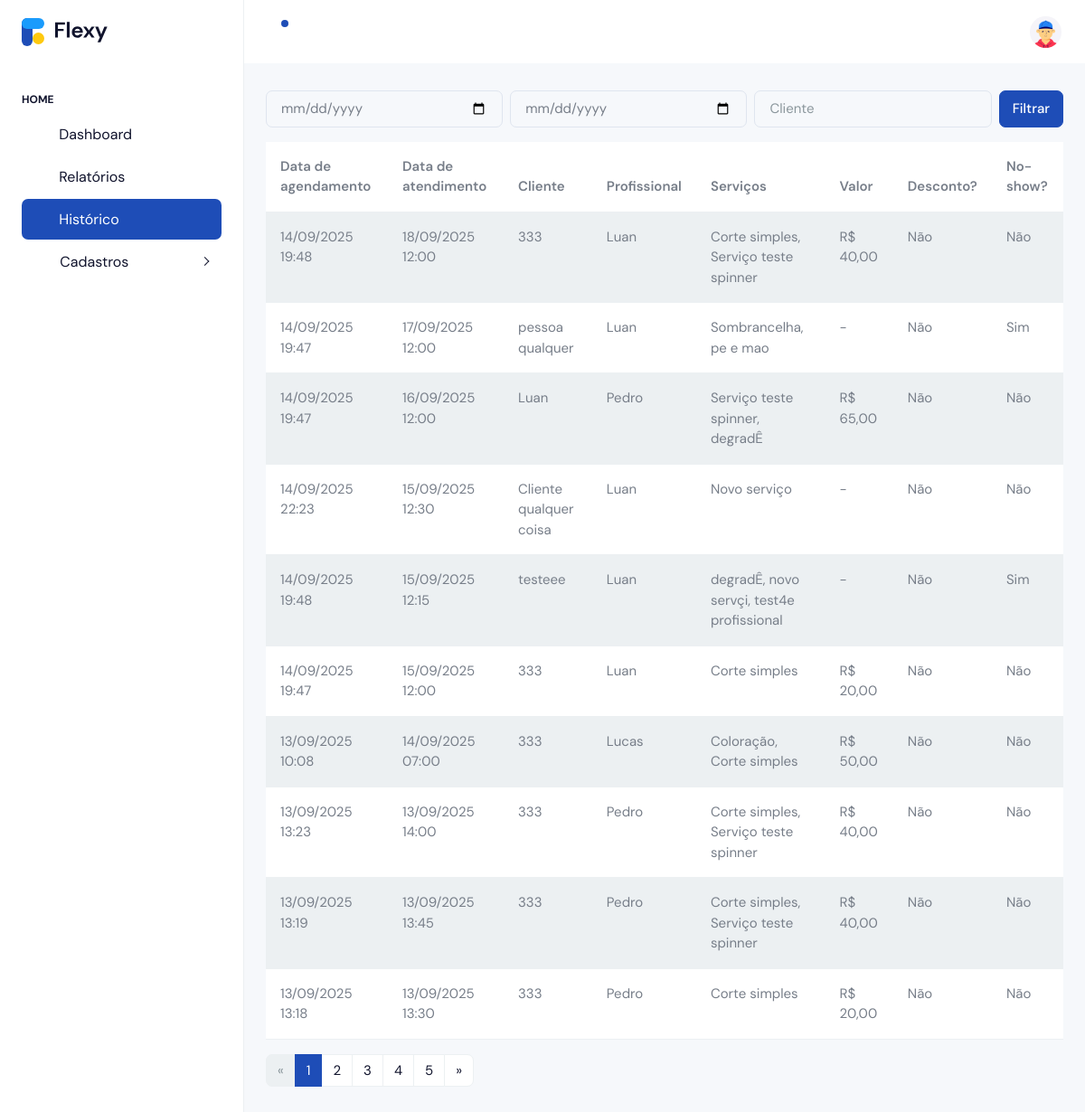
Page /home/historico/ (signed in) on the earlier database version.
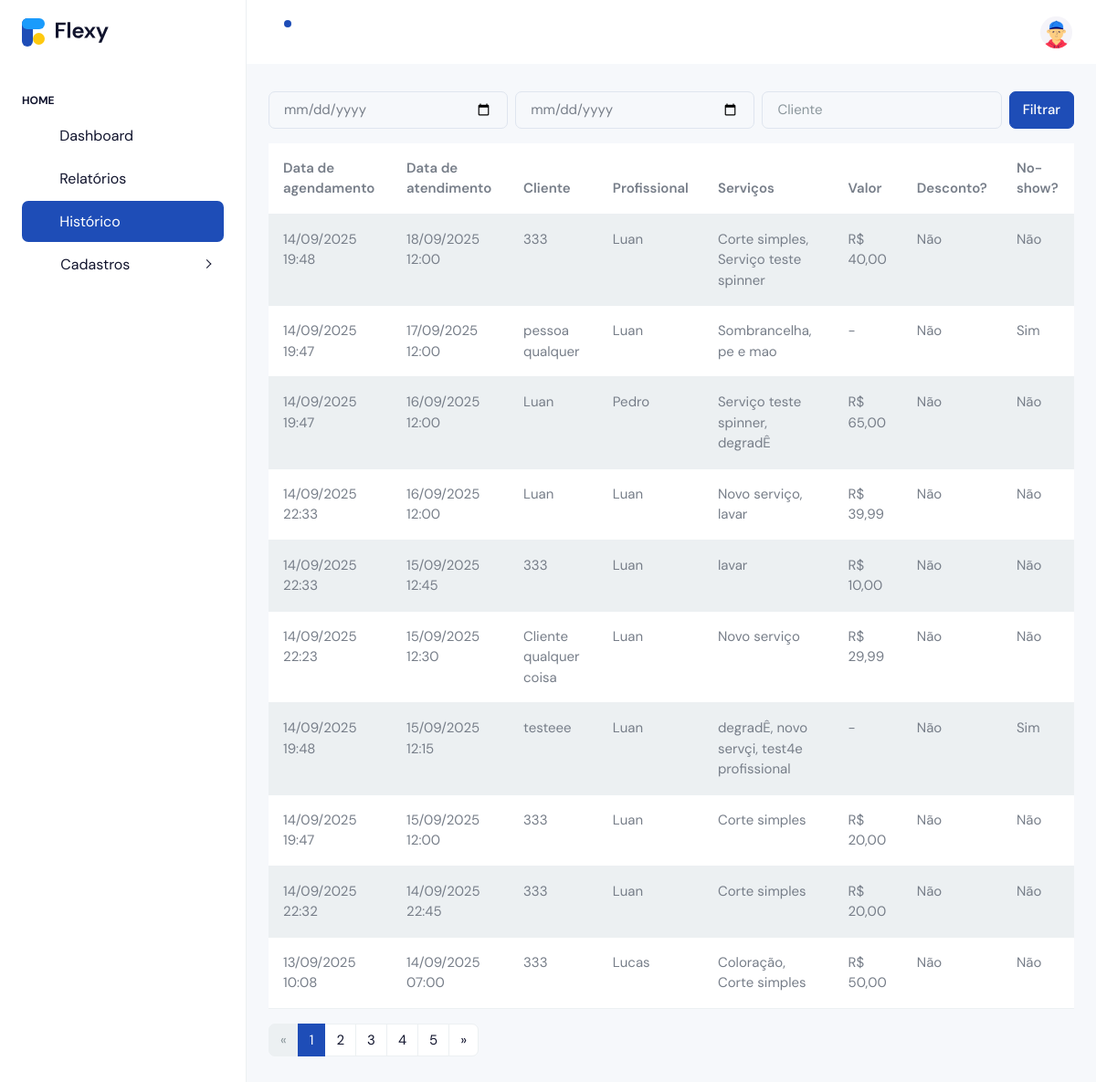
Same page on the later database version.
### apps/appointments/models.py (models this page shows, shortened)
class Agendamento(models.Model):
    cliente = models.ForeignKey(
        settings.AUTH_USER_MODEL,
        on_delete=models.CASCADE,
        related_name="agendamentos"
    )
    loja = models.ForeignKey("cadastro.Loja", on_delete=models.CASCADE, related_name="agendamentos")
    funcionario = models.ForeignKey("cadastro.Funcionario", on_delete=models.CASCADE, related_name="agendamentos")
    servicos = models.ManyToManyField("cadastro.Servico", related_name="agendamentos")
    duracao_total_minutos = models.PositiveIntegerField(default=0)
    data = models.DateField()
    hora = models.TimeField()
    criado_em = models.DateTimeField(auto_now_add=True)
    confirmado = models.BooleanField(default=False)
    no_show = models.BooleanField(default=False)
    class FormaPagamento(models.TextChoices):
        PIX = "pix", "PIX"
        DEBITO = "debito", "Débito"
        DINHEIRO = "dinheiro", "Dinheiro"
        CREDITO = "credito", "Cartão de Crédito"
    valor_final = models.DecimalField(
        max_digits=10, decimal_places=2, null=True, blank=True
    )
    teve_desconto = models.BooleanField(default=False)
    forma_pagamento = models.CharField(
        max_length=20, choices=FormaPagamento.choices, blank=True, null=True
    )
    observacao = models.TextField(blank=True)
    finalizado_em = models.DateTimeField(blank=True, null=True)

### apps/accounts/models.py (models this page shows, shortened)
class User(AbstractUser):
    nome = models.CharField(max_length=120, blank=True, null=True)
    sobrenome = models.CharField(max_length=120, blank=True, null=True)
    grupo = models.SlugField(max_length=150, blank=True)  # << slug único para subdomínio
    email = models.EmailField(unique=True)
    is_owner = models.BooleanField(default=False)
    is_client = models.BooleanField(default=False)
    phone_regex = RegexValidator(r"^\+?\d{10,15}$", "Informe telefone no formato internacional, ex.: +5585...")
    phone = models.CharField(max_length=17, blank=True, null=True, validators=[phone_regex])
    full_name = models.CharField(max_length=120, blank=True, null=True)
    USERNAME_FIELD = "email"
    REQUIRED_FIELDS = []
    objects = UserManager()

### apps/cadastro/models.py (models this page shows, shortened)
class Funcionario(models.Model):
    class Cargo(models.TextChoices):
        BARBEIRO = 'barbeiro', 'Barbeiro'
        CABELEIREIRO = 'cabeleireiro', 'Cabeleireiro(a)'
        MANICURE = 'manicure', 'Manicure/Pedicure'
        ESTETICISTA = 'esteticista', 'Esteticista'
        SOMBRANCELHA = 'sobrancelha', 'Designer de Sobrancelha'
        RECEPCAO = 'recepcao', 'Recepção'
        OUTRO = 'outro', 'Outro'
    phone_regex = RegexValidator(
        r'^\+?\d{10,15}$',
        'Informe telefone no formato internacional, ex.: +5585...'
    )
    loja = models.ForeignKey('Loja', on_delete=models.CASCADE, related_name='funcionarios')
    nome = models.CharField(max_length=120)
    cargo = models.CharField(max_length=20, choices=Cargo.choices, default=Cargo.BARBEIRO)
    email = models.EmailField(blank=True, null=True)
    telefone = models.CharField(max_length=17, blank=True, null=True, validators=[phone_regex])
    slug = models.SlugField(max_length=160, blank=True)
    ativo = models.BooleanField(default=True)
    cor_hex = models.CharField(max_length=7, default='#000000', help_text='Cor para exibir no calendário (ex.: #FF0000)')
    criado_em = models.DateTimeField(auto_now_add=True)
    atualizado_em = models.DateTimeField(auto_now=True)
    class Meta:
        verbose_name = 'Funcionário'
        verbose_name_plural = 'Funcionários'
        unique_together = (('loja', 'slug'),)
        ordering = ('nome',)

class Servico(models.Model):
    loja = models.ForeignKey(Loja, on_delete=models.CASCADE, related_name='servicos')
    nome = models.CharField(max_length=160)
    slug = models.SlugField(max_length=180, blank=True)
    descricao = models.TextField(blank=True)
    duracao_minutos = models.PositiveSmallIntegerField(validators=[MinValueValidator(1)], default=30)
    preco = models.DecimalField(max_digits=10, decimal_places=2, validators=[MinValueValidator(0)])
    profissionais = models.ManyToManyField('Funcionario', related_name='servicos', blank=True)
    ativo = models.BooleanField(default=True)
    criado_em = models.DateTimeField(auto_now_add=True)
    atualizado_em = models.DateTimeField(auto_now=True)
    class Meta:
        verbose_name = "Serviço"
        verbose_name_plural = "Serviços"
        ordering = ("nome",)
        unique_together = (("loja", "slug"),)

### apps/accounts/views.py (the view)
# urls.py: path('home/historico/', views.owner_historico, name='owner_historico'),
@login_required
@subscription_required
def owner_historico(request):
    if not getattr(request.user, 'is_owner', False):
        return redirect('accounts:owner_login')
    ag_qs = (
        Agendamento.objects
        .filter(loja__owner=request.user)
        .select_related('cliente', 'funcionario')
        .prefetch_related('servicos')
        .order_by('-data', '-hora')
    )
    inicio = request.GET.get('inicio')
    fim = request.GET.get('fim')
    cliente = request.GET.get('cliente')
    if inicio:
        ag_qs = ag_qs.filter(data__gte=inicio)
    if fim:
        ag_qs = ag_qs.filter(data__lte=fim)
    if cliente:
        ag_qs = ag_qs.filter(cliente__full_name__icontains=cliente)
    paginator = Paginator(ag_qs, 10)
    page_number = request.GET.get('page')
    page_obj = paginator.get_page(page_number)
    params = request.GET.copy()
    params.pop('page', None)
    ctx = {'page_obj': page_obj, 'querystring': params.urlencode()}
    target = request.headers.get('HX-Target')
    if request.headers.get('HX-Request') and target != 'content':
        return render(request, 'accounts/partials/owner_historico.html', ctx)
    return render(request, 'accounts/owner_historico.html', ctx)

### apps/accounts/models.py (called while the page is built)
    def is_active(self) -> bool:
        return timezone.now() <= self.end_date

### apps/accounts/templates/accounts/owner_historico.html (shortened to what this page needs)
{% extends 'accounts/index.html' %}
{% block content %}
  {% include 'accounts/partials/owner_historico.html' %}
{% endblock %}

### apps/accounts/templates/accounts/partials/owner_historico.html
<div id="owner-historico">
  <form class="row g-2 mb-3"
        hx-get="{% url 'accounts:owner_historico' %}"
        hx-target="#owner-historico"
        hx-select="#owner-historico"
        hx-swap="outerHTML">
    <div class="col">
      <input type="date" name="inicio" class="form-control" value="{{ request.GET.inicio }}">
    </div>
    <div class="col">
      <input type="date" name="fim" class="form-control" value="{{ request.GET.fim }}">
    </div>
    <div class="col">
      <input type="text" name="cliente" class="form-control" placeholder="Cliente" value="{{ request.GET.cliente }}">
    </div>
    <div class="col-auto">
      <button type="submit" class="btn btn-primary">Filtrar</button>
    </div>
  </form>
  <table class="table table-striped">
    <thead>
      <tr>
        <th>Data de agendamento</th>
        <th>Data de atendimento</th>
        <th>Cliente</th>
        <th>Profissional</th>
        <th>Serviços</th>
        <th>Valor</th>
        <th>Desconto?</th>
        <th>No-show?</th>
      </tr>
    </thead>
    <tbody>
      {% for ag in page_obj %}
      <tr>
        <td>{{ ag.criado_em|date:"d/m/Y H:i" }}</td>
        <td>{{ ag.data|date:"d/m/Y" }} {{ ag.hora|time:"H:i" }}</td>
        <td>{{ ag.cliente.full_name }}</td>
        <td>{{ ag.funcionario.nome }}</td>
        <td>
          {% for s in ag.servicos.all %}{% if not forloop.first %}, {% endif %}{{ s.nome }}{% endfor %}
        </td>
        <td>{% if ag.valor_final %}R$ {{ ag.valor_final }}{% else %}-{% endif %}</td>
        <td>{% if ag.teve_desconto %}Sim{% else %}Não{% endif %}</td>
        <td>{% if ag.no_show %}Sim{% else %}Não{% endif %}</td>
      </tr>
      {% empty %}
      <tr>
        <td colspan="8">Nenhum atendimento encontrado.</td>
      </tr>
      {% endfor %}
    </tbody>
  </table>
  <nav aria-label="Paginação">
    <ul class="pagination">
      {% if page_obj.has_previous %}
        <li class="page-item">
          <a class="page-link"
             hx-get="{% url 'accounts:owner_historico' %}?page={{ page_obj.previous_page_number }}{% if querystring %}&{{ querystring }}{% endif %}"
             hx-target="#owner-historico"
             hx-select="#owner-historico"
             hx-swap="outerHTML">&laquo;</a>
        </li>
      {% else %}
        <li class="page-item disabled"><span class="page-link">&laquo;</span></li>
      {% endif %}
      {% for i in page_obj.paginator.page_range %}
        <li class="page-item {% if page_obj.number == i %}active{% endif %}">
          <a class="page-link"
             hx-get="{% url 'accounts:owner_historico' %}?page={{ i }}{% if querystring %}&{{ querystring }}{% endif %}"
             hx-target="#owner-historico"
             hx-select="#owner-historico"
             hx-swap="outerHTML">{{ i }}</a>
        </li>
      {% endfor %}
      {% if page_obj.has_next %}
        <li class="page-item">
          <a class="page-link"
             hx-get="{% url 'accounts:owner_historico' %}?page={{ page_obj.next_page_number }}{% if querystring %}&{{ querystring }}{% endif %}"
             hx-target="#owner-historico"
             hx-select="#owner-historico"
             hx-swap="outerHTML">&raquo;</a>
        </li>
      {% else %}
        <li class="page-item disabled"><span class="page-link">&raquo;</span></li>
      {% endif %}
    </ul>
  </nav>
</div>

Differences in the rows shown:
no longer on this page (row unchanged): Agendamento: criado_em "13/09/2025 13:23", data "13/09/2025", hora "14:00", cliente.full_name "333", funcionario.nome "Pedro", valor_final "40,00", teve_desconto "Não", no_show "Não", Servico (nome "Corte simples"), Servico (nome "Serviço teste spinner")
no longer on this page (row unchanged): Agendamento: criado_em "13/09/2025 13:19", data "13/09/2025", hora "13:45", cliente.full_name "333", funcionario.nome "Pedro", valor_final "40,00", teve_desconto "Não", no_show "Não", Servico (nome "Corte simples"), Servico (nome "Serviço teste spinner")
no longer on this page (row unchanged): Agendamento: criado_em "13/09/2025 13:18", data "13/09/2025", hora "13:30", cliente.full_name "333", funcionario.nome "Pedro", valor_final "20,00", teve_desconto "Não", no_show "Não", Servico (nome "Corte simples")
added Agendamento: criado_em "14/09/2025 22:33", data "16/09/2025", hora "12:00", cliente.full_name "Luan", funcionario.nome "Luan", valor_final "39,99", teve_desconto "Não", no_show "Não"
now on this page (row unchanged): Servico: nome "Novo serviço", shown under "14/09/2025 22:33"
now on this page (row unchanged): Servico: nome "lavar"
added Agendamento: criado_em "14/09/2025 22:33", data "15/09/2025", hora "12:45", cliente.full_name "333", funcionario.nome "Luan", valor_final "10,00", teve_desconto "Não", no_show "Não"
changed Agendamento "Cliente qualquer coisa": valor_final (not shown) → "29,99"; valor_final "-" → "R$"
added Agendamento: criado_em "14/09/2025 22:32", data "14/09/2025", hora "22:45", cliente.full_name "333", funcionario.nome "Luan", valor_final "20,00", teve_desconto "Não", no_show "Não", Servico (nome "Corte simples")
